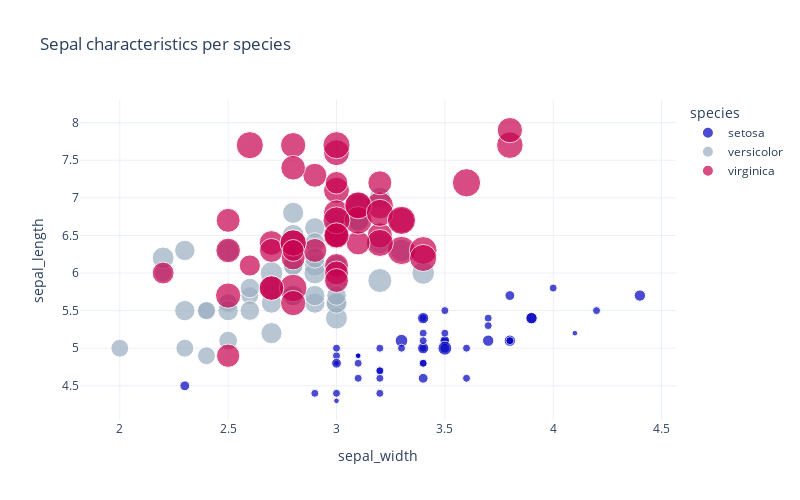

The notebook cell this image was saved under:
### Markdown cell above
## Relationship

### Code cell
# Categorical data
df = px.data.iris()
fig = px.scatter(df, x="sepal_width", y="sepal_length", color='species', size="petal_width", title="Sepal characteristics per species")

fig.update_layout(
    width=800,
    height=500,
)

fig.show()

### Figure 1 — Plotly figure (JSON) as saved in the notebook; plotly's stock layout.template omitted (floating-point values rounded to 4 significant figures)
{"data": [{"hovertemplate": "species=setosa<br>sepal_width=%{x}<br>sepal_length=%{y}<br>petal_width=%{marker.size}<extra></extra>", "legendgroup": "setosa", "marker": {"color": "#0000bf", "size": [0.2, 0.2, 0.2, 0.2, 0.2, 0.4, 0.3, 0.2, 0.2, 0.1, 0.2, 0.2, 0.1, 0.1, 0.2, 0.4, 0.4, 0.3, 0.3, 0.3, 0.2, 0.4, 0.2, 0.5, 0.2, 0.2, 0.4, 0.2, 0.2, 0.2, 0.2, 0.4, 0.1, 0.2, 0.1, 0.2, 0.2, 0.1, 0.2, 0.2, 0.3, 0.3, 0.2, 0.6, 0.4, 0.3, 0.2, 0.2, 0.2, 0.2], "sizemode": "area", "sizeref": 0.00625, "symbol": "circle"}, "mode": "markers", "name": "setosa", "orientation": "v", "showlegend": true, "type": "scatter", "x": [3.5, 3, 3.2, 3.1, 3.6, 3.9, 3.4, 3.4, 2.9, 3.1, 3.7, 3.4, 3, 3, 4, 4.4, 3.9, 3.5, 3.8, 3.8, 3.4, 3.7, 3.6, 3.3, 3.4, 3, 3.4, 3.5, 3.4, 3.2, 3.1, 3.4, 4.1, 4.2, 3.1, 3.2, 3.5, 3.1, 3, 3.4, 3.5, 2.3, 3.2, 3.5, 3.8, 3, 3.8, 3.2, 3.7, 3.3], "xaxis": "x", "y": [5.1, 4.9, 4.7, 4.6, 5, 5.4, 4.6, 5, 4.4, 4.9, 5.4, 4.8, 4.8, 4.3, 5.8, 5.7, 5.4, 5.1, 5.7, 5.1, 5.4, 5.1, 4.6, 5.1, 4.8, 5, 5, 5.2, 5.2, 4.7, 4.8, 5.4, 5.2, 5.5, 4.9, 5, 5.5, 4.9, 4.4, 5.1, 5, 4.5, 4.4, 5, 5.1, 4.8, 5.1, 4.6, 5.3, 5], "yaxis": "y"}, {"hovertemplate": "species=versicolor<br>sepal_width=%{x}<br>sepal_length=%{y}<br>petal_width=%{marker.size}<extra></extra>", "legendgroup": "versicolor", "marker": {"color": "#9baec1", "size": [1.4, 1.5, 1.5, 1.3, 1.5, 1.3, 1.6, 1, 1.3, 1.4, 1, 1.5, 1, 1.4, 1.3, 1.4, 1.5, 1, 1.5, 1.1, 1.8, 1.3, 1.5, 1.2, 1.3, 1.4, 1.4, 1.7, 1.5, 1, 1.1, 1, 1.2, 1.6, 1.5, 1.6, 1.5, 1.3, 1.3, 1.3, 1.2, 1.4, 1.2, 1, 1.3, 1.2, 1.3, 1.3, 1.1, 1.3], "sizemode": "area", "sizeref": 0.00625, "symbol": "circle"}, "mode": "markers", "name": "versicolor", "orientation": "v", "showlegend": true, "type": "scatter", "x": [3.2, 3.2, 3.1, 2.3, 2.8, 2.8, 3.3, 2.4, 2.9, 2.7, 2, 3, 2.2, 2.9, 2.9, 3.1, 3, 2.7, 2.2, 2.5, 3.2, 2.8, 2.5, 2.8, 2.9, 3, 2.8, 3, 2.9, 2.6, 2.4, 2.4, 2.7, 2.7, 3, 3.4, 3.1, 2.3, 3, 2.5, 2.6, 3, 2.6, 2.3, 2.7, 3, 2.9, 2.9, 2.5, 2.8], "xaxis": "x", "y": [7, 6.4, 6.9, 5.5, 6.5, 5.7, 6.3, 4.9, 6.6, 5.2, 5, 5.9, 6, 6.1, 5.6, 6.7, 5.6, 5.8, 6.2, 5.6, 5.9, 6.1, 6.3, 6.1, 6.4, 6.6, 6.8, 6.7, 6, 5.7, 5.5, 5.5, 5.8, 6, 5.4, 6, 6.7, 6.3, 5.6, 5.5, 5.5, 6.1, 5.8, 5, 5.6, 5.7, 5.7, 6.2, 5.1, 5.7], "yaxis": "y"}, {"hovertemplate": "species=virginica<br>sepal_width=%{x}<br>sepal_length=%{y}<br>petal_width=%{marker.size}<extra></extra>", "legendgroup": "virginica", "marker": {"color": "#c7014f", "size": [2.5, 1.9, 2.1, 1.8, 2.2, 2.1, 1.7, 1.8, 1.8, 2.5, 2, 1.9, 2.1, 2, 2.4, 2.3, 1.8, 2.2, 2.3, 1.5, 2.3, 2, 2, 1.8, 2.1, 1.8, 1.8, 1.8, 2.1, 1.6, 1.9, 2, 2.2, 1.5, 1.4, 2.3, 2.4, 1.8, 1.8, 2.1, 2.4, 2.3, 1.9, 2.3, 2.5, 2.3, 1.9, 2, 2.3, 1.8], "sizemode": "area", "sizeref": 0.00625, "symbol": "circle"}, "mode": "markers", "name": "virginica", "orientation": "v", "showlegend": true, "type": "scatter", "x": [3.3, 2.7, 3, 2.9, 3, 3, 2.5, 2.9, 2.5, 3.6, 3.2, 2.7, 3, 2.5, 2.8, 3.2, 3, 3.8, 2.6, 2.2, 3.2, 2.8, 2.8, 2.7, 3.3, 3.2, 2.8, 3, 2.8, 3, 2.8, 3.8, 2.8, 2.8, 2.6, 3, 3.4, 3.1, 3, 3.1, 3.1, 3.1, 2.7, 3.2, 3.3, 3, 2.5, 3, 3.4, 3], "xaxis": "x", "y": [6.3, 5.8, 7.1, 6.3, 6.5, 7.6, 4.9, 7.3, 6.7, 7.2, 6.5, 6.4, 6.8, 5.7, 5.8, 6.4, 6.5, 7.7, 7.7, 6, 6.9, 5.6, 7.7, 6.3, 6.7, 7.2, 6.2, 6.1, 6.4, 7.2, 7.4, 7.9, 6.4, 6.3, 6.1, 7.7, 6.3, 6.4, 6, 6.9, 6.7, 6.9, 5.8, 6.8, 6.7, 6.7, 6.3, 6.5, 6.2, 5.9], "yaxis": "y"}], "layout": {"height": 500, "legend": {"itemsizing": "constant", "title": {"text": "species"}, "tracegroupgap": 0}, "title": {"text": "Sepal characteristics per species"}, "width": 800, "xaxis": {"anchor": "y", "domain": [0, 1], "title": {"text": "sepal_width"}}, "yaxis": {"anchor": "x", "domain": [0, 1], "title": {"text": "sepal_length"}}}}
